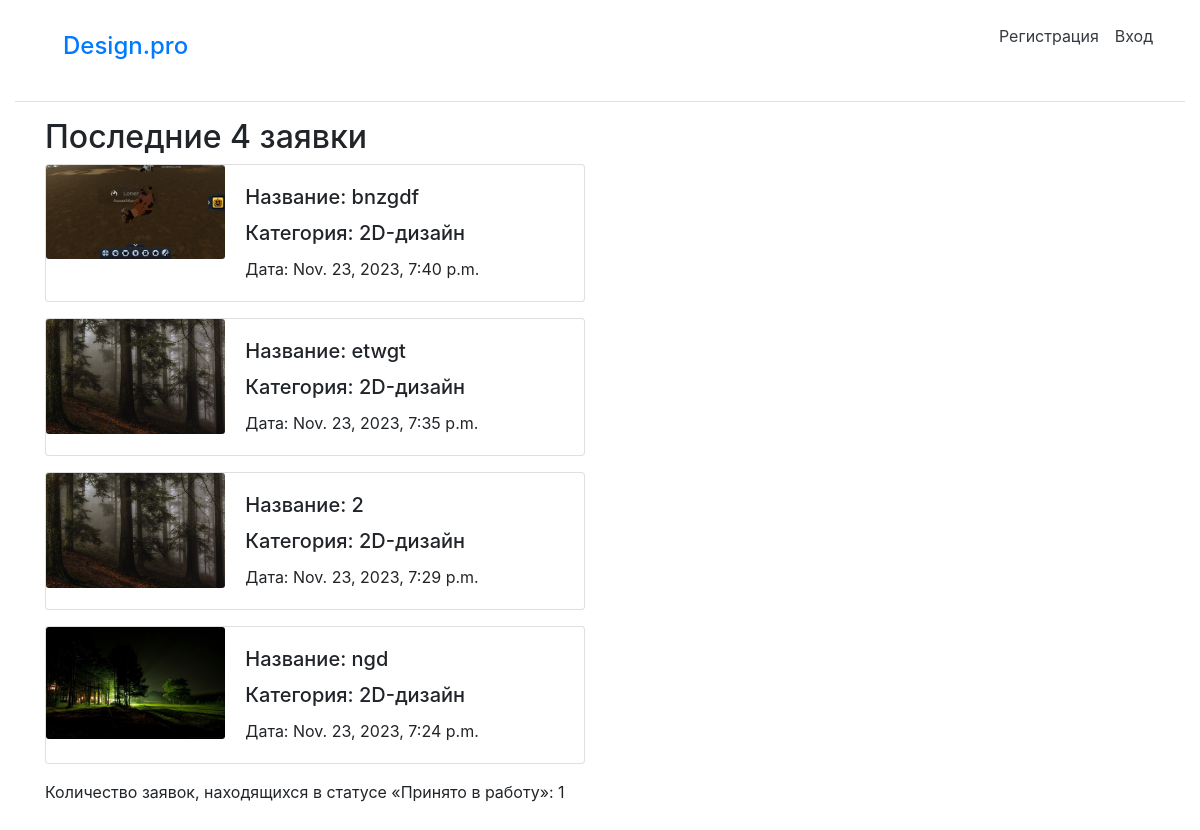
Before: / with the older database file.
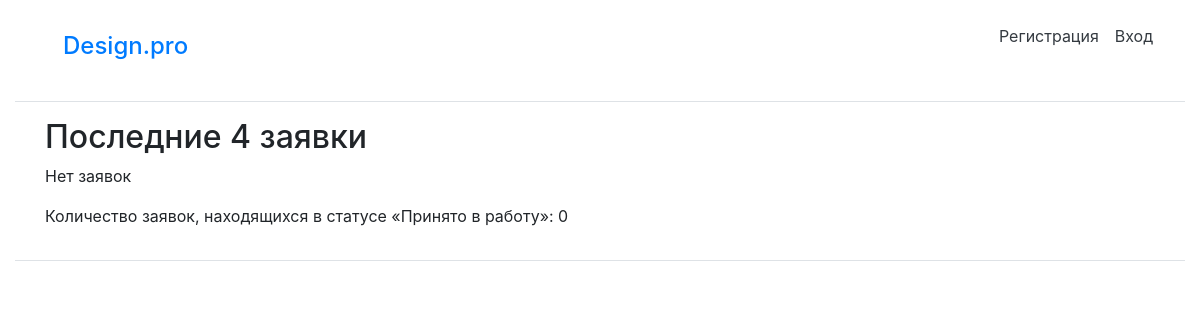
After: the same page with the newer database file.
### App/models.py (models this page shows, shortened)
class Request(models.Model):
    title = models.CharField(max_length=200, verbose_name='Название заявки')
    content = models.TextField(verbose_name='Описание заявки')
    image = models.ImageField(blank=True, upload_to='image/', verbose_name='Фотография')
    image_design = models.ImageField(blank=True, upload_to='design/', verbose_name='Выберите фотографию')
    created_at = models.DateTimeField(auto_now_add=True, db_index=True, verbose_name='Временная метка')
    category = models.ForeignKey('Category', on_delete=models.CASCADE, null=True)
    choices = (
        ('Новая', 'Новая'),
        ('Принято в работу', 'Принято в работу'),
        ('Выполнено', 'Выполнено'),
    )
    status = models.CharField(verbose_name="Статус", max_length=200, choices=choices, default='Новая')
    user = models.ForeignKey('User', on_delete=models.CASCADE, null=False)
    comment = models.TextField(blank=True)
    class Meta:
        ordering = ['-created_at']

class Category(models.Model):
    category_title = models.CharField(max_length=200, verbose_name='Название категории')
    def __str__(self):
        return self.category_title

### App/views.py (the view)
# urls.py: path('', index, name='index'),
def index(request):
    request_list = Request.objects.filter(status='Выполнено').order_by('-created_at')[:4]
    request_count = Request.objects.filter(status='Принято в работу').count()
    return render(request, 'main/index.html', {'request_list': request_list, 'request_count': request_count})

### App/templates/main/index.html
{% extends "layout/main.html" %}
{% block content %}
  <h2>Последние 4 заявки</h2>
  {% for request in request_list %}
    <div class="card mb-3" style="max-width: 540px;">
      <div class="row no-gutters">
        <div class="col-md-4">
          <img src="{{request.image.url}}" class="card-img" alt="{{request_list.title}}">
        </div>
        <div class="col-md-8">
          <div class="card-body">
            <h5 class="card-title">Название: {{request.title}}</h5>
            <h5 class="card-title">Категория: {{request.category}}</h5>
            <p class="card-text">Дата: {{request.created_at}}</p>
          </div>
        </div>
      </div>
    </div>
  {% empty %}
    <p>Нет заявок</p>
  {% endfor %}
{% block body %} <p>Количество заявок, находящихся в статусе «Принято в работу»: {{ request_count }}</p> {% endblock body %}
{% endblock %}

Changed rows visible on the page:
removed Request: image (picture), title "bnzgdf", category "2D-дизайн", created_at "Nov. 23, 2023, 7:40 p.m."
removed Request: image (picture), title "etwgt", category "2D-дизайн", created_at "Nov. 23, 2023, 7:35 p.m."
removed Request: image (picture), title "2", category "2D-дизайн", created_at "Nov. 23, 2023, 7:29 p.m."
no longer on this page (row edited): Request: image (picture), title "ngd", category "2D-дизайн", created_at "Nov. 23, 2023, 7:24 p.m."
Other visible differences:
{{ request_count }}: "1" → "0"
text now shown: "Нет заявок"
